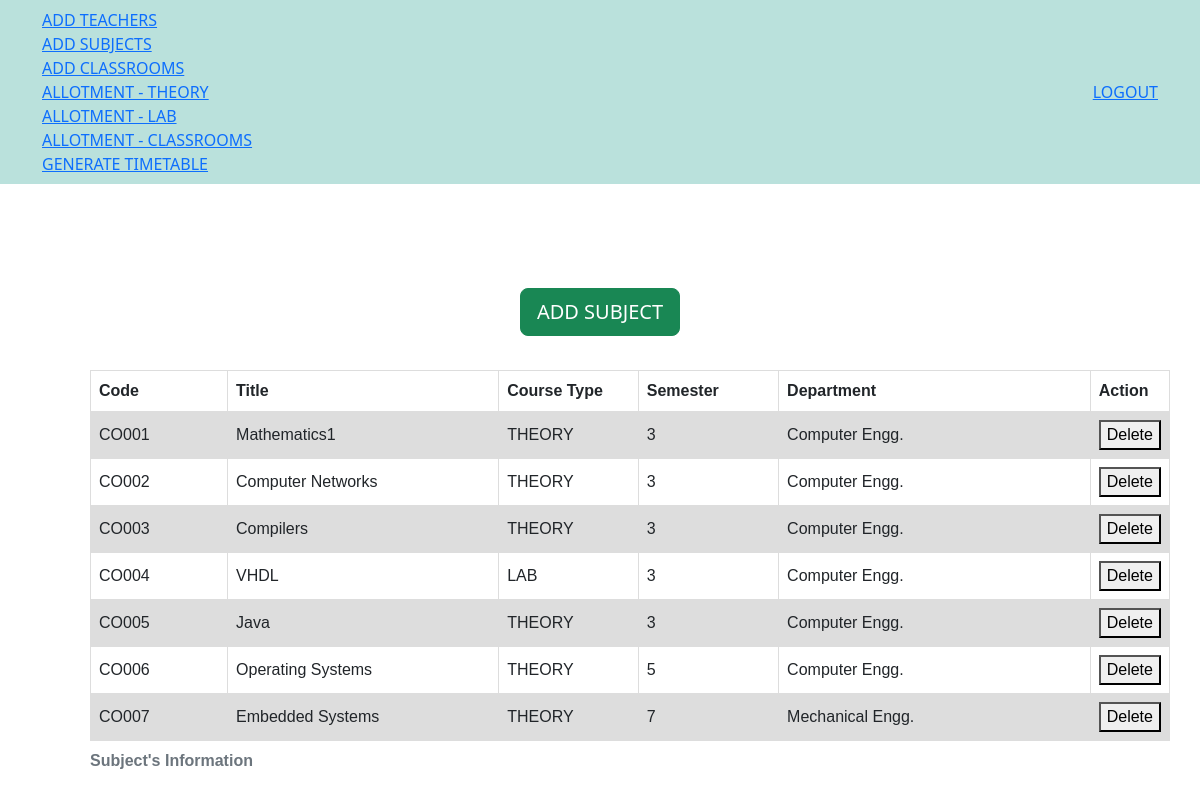
The app's page /addsubjects.php with its own data.
### tables this page shows
CREATE TABLE `subjects` (
  `subject_code` varchar(10) NOT NULL,
  `subject_name` varchar(50) NOT NULL,
  `course_type` varchar(15) NOT NULL,
  `semester` int(1) NOT NULL,
  `department` varchar(50) NOT NULL,
  `isAlloted` int(1) NOT NULL,
  `allotedto` text NOT NULL
);

### addsubjects.php (the view, shortened to what this page needs)
<!DOCTYPE html>
<head>
    <link href="./assets/css/bootstrap.css" rel="stylesheet" />
    <link href="./assets/css/font-awesome.min.css" rel="stylesheet" />
    <link href="./assets/css/flexslider.css" rel="stylesheet" />
</head>
<body>
    <nav class="navbar navbar-inverse navbar-fixed-top" id="menu">
        <div class="container">
            <ul class="nav navbar-nav">
                <li><a href="addteachers.php">ADD TEACHERS</a></li>
                <li><a href="addsubjects.php">ADD SUBJECTS</a></li>
                <li><a href="addclassrooms.php">ADD CLASSROOMS</a></li>
                <li><a href="allotsubjects.php">ALLOTMENT - THEORY</a></li>
                <li><a href="allotLab.php">ALLOTMENT - LAB</a></li>
                <li><a href="allotclasses.php">ALLOTMENT - CLASSROOMS</a></li>
                <li><a href="generatetimetable.php">GENERATE TIMETABLE</a></li>
            </ul>
            <ul class="nav navbar-nav navbar-right">
                <li><a href="index.php">LOGOUT</a></li>
            </ul>
        </div>
    </nav>
    <br>
    <div align="center" style="margin-top:80px">
        <button id="subjectmanual" class="btn btn-success btn-lg">ADD SUBJECT</button>
    </div>
    <div>
        <br>
        <table id=subjectstable style="margin-left: 90px">
            <caption><strong> Subject's Information</strong></caption>
            <tr>
                <th width="150">Code</th>
                <th width=300>Title</th>
                <th width=150>Course Type</th>
                <th width="150">Semester</th>
                <th width="350">Department</th>
                <th width="40">Action</th>
            </tr>
            <?php
            $q = mysqli_query(
                mysqli_connect("localhost", "root", "", "lamp_innovative"),
                "SELECT * FROM subjects ORDER BY subject_code ASC "
            );
            while ($row = mysqli_fetch_assoc($q)) {
                echo "<tr><td>{$row['subject_code']}</td>
            <td>{$row['subject_name']}</td>
            <td>{$row['course_type']}</td>
            <td>{$row['semester']}</td>
            <td>{$row['department']}</td>
            <td><button>Delete</button></td>
            </tr>\n";
            }
            ?>
        </table>
    </div>
</body>
</html>

### addsubjects.php (style rules this page uses)
table { margin-top: 10px; font-family: arial, sans-serif; border-collapse: collapse; margin-left: 50px; width: 90%; }
td, th { border: 1px solid #dddddd; text-align: left; padding: 8px; }
tr:nth-child(even) { background-color: #dddddd; }

### records on screen
subjects: subject_code "CO001", subject_name "Mathematics1", course_type "THEORY", semester "3", department "Computer Engg."
subjects: subject_code "CO002", subject_name "Computer Networks", course_type "THEORY", semester "3", department "Computer Engg."
subjects: subject_code "CO003", subject_name "Compilers", course_type "THEORY", semester "3", department "Computer Engg."
subjects: subject_code "CO004", subject_name "VHDL", course_type "LAB", semester "3", department "Computer Engg."
subjects: subject_code "CO005", subject_name "Java", course_type "THEORY", semester "3", department "Computer Engg."
subjects: subject_code "CO006", subject_name "Operating Systems", course_type "THEORY", semester "5", department "Computer Engg."
subjects: subject_code "CO007", subject_name "Embedded Systems", course_type "THEORY", semester "7", department "Mechanical Engg."
